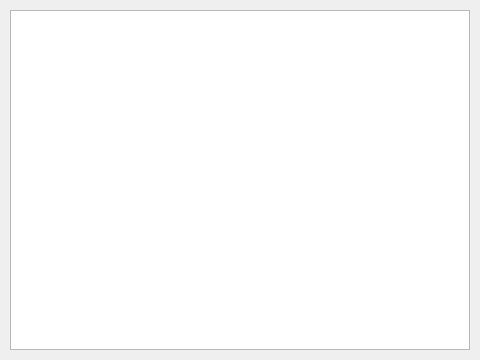
<?xml version="1.0" encoding="UTF-8"?>
<ui version="4.0">
 <class>networkInfo</class>
 <widget class="QDialog" name="networkInfo">
  <property name="geometry">
   <rect>
    <x>0</x>
    <y>0</y>
    <width>480</width>
    <height>360</height>
   </rect>
  </property>
  <property name="windowTitle">
   <string>Dialog</string>
  </property>
  <widget class="QTextBrowser" name="textBrowser">
   <property name="geometry">
    <rect>
     <x>10</x>
     <y>10</y>
     <width>460</width>
     <height>340</height>
    </rect>
   </property>
  </widget>
 </widget>
 <resources/>
 <connections/>
</ui>
